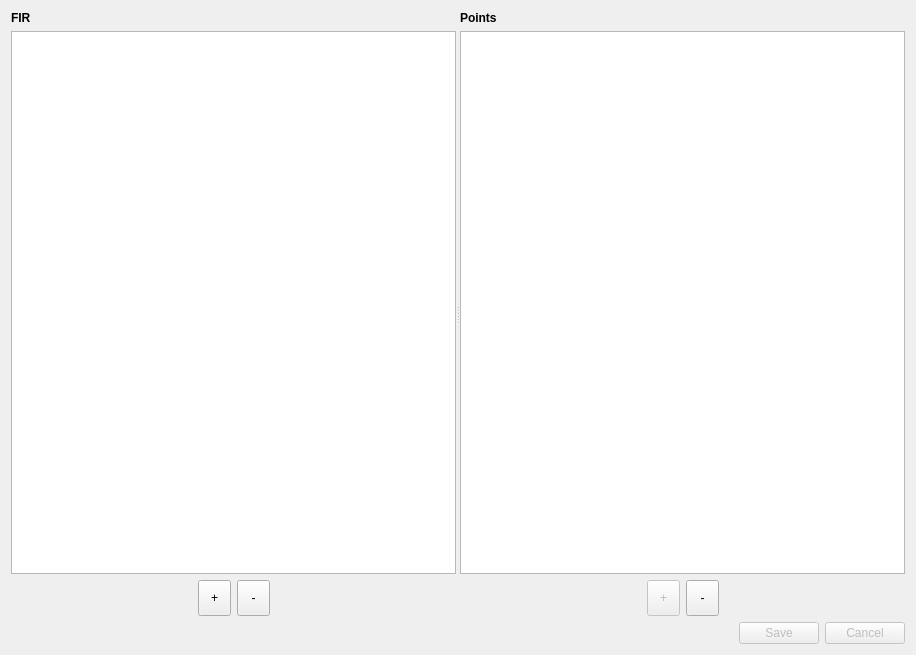
<?xml version="1.0" encoding="UTF-8"?>
<ui version="4.0">
 <class>FirEditor</class>
 <widget class="QWidget" name="FirEditor">
  <property name="geometry">
   <rect>
    <x>0</x>
    <y>0</y>
    <width>916</width>
    <height>655</height>
   </rect>
  </property>
  <property name="windowTitle">
   <string>FIR editor</string>
  </property>
  <layout class="QVBoxLayout" name="verticalLayout_3">
   <item>
    <widget class="QSplitter" name="splitter_2">
     <property name="orientation">
      <enum>Qt::Horizontal</enum>
     </property>
     <property name="childrenCollapsible">
      <bool>false</bool>
     </property>
     <widget class="QWidget" name="layoutWidget">
      <layout class="QVBoxLayout" name="verticalLayout">
       <item>
        <widget class="QLabel" name="label">
         <property name="font">
          <font>
           <weight>75</weight>
           <bold>true</bold>
          </font>
         </property>
         <property name="text">
          <string>FIR</string>
         </property>
        </widget>
       </item>
       <item>
        <widget class="QTableView" name="firView">
         <property name="selectionBehavior">
          <enum>QAbstractItemView::SelectRows</enum>
         </property>
         <property name="sortingEnabled">
          <bool>true</bool>
         </property>
         <property name="wordWrap">
          <bool>false</bool>
         </property>
         <attribute name="horizontalHeaderCascadingSectionResizes">
          <bool>true</bool>
         </attribute>
         <attribute name="horizontalHeaderStretchLastSection">
          <bool>true</bool>
         </attribute>
         <attribute name="verticalHeaderCascadingSectionResizes">
          <bool>true</bool>
         </attribute>
        </widget>
       </item>
       <item>
        <layout class="QHBoxLayout" name="horizontalLayout">
         <item>
          <spacer name="horizontalSpacer">
           <property name="orientation">
            <enum>Qt::Horizontal</enum>
           </property>
           <property name="sizeHint" stdset="0">
            <size>
             <width>40</width>
             <height>20</height>
            </size>
           </property>
          </spacer>
         </item>
         <item>
          <widget class="QToolButton" name="addFirButton">
           <property name="sizePolicy">
            <sizepolicy hsizetype="Preferred" vsizetype="Fixed">
             <horstretch>0</horstretch>
             <verstretch>0</verstretch>
            </sizepolicy>
           </property>
           <property name="minimumSize">
            <size>
             <width>33</width>
             <height>36</height>
            </size>
           </property>
           <property name="toolTip">
            <string>Add empty FIR</string>
           </property>
           <property name="text">
            <string>+</string>
           </property>
          </widget>
         </item>
         <item>
          <widget class="QToolButton" name="deleteFirButton">
           <property name="sizePolicy">
            <sizepolicy hsizetype="Preferred" vsizetype="Fixed">
             <horstretch>0</horstretch>
             <verstretch>0</verstretch>
            </sizepolicy>
           </property>
           <property name="minimumSize">
            <size>
             <width>33</width>
             <height>36</height>
            </size>
           </property>
           <property name="toolTip">
            <string>Delete selected FIR</string>
           </property>
           <property name="text">
            <string>-</string>
           </property>
          </widget>
         </item>
         <item>
          <spacer name="horizontalSpacer_2">
           <property name="orientation">
            <enum>Qt::Horizontal</enum>
           </property>
           <property name="sizeHint" stdset="0">
            <size>
             <width>40</width>
             <height>20</height>
            </size>
           </property>
          </spacer>
         </item>
        </layout>
       </item>
      </layout>
     </widget>
     <widget class="QWidget" name="layoutWidget_2">
      <layout class="QVBoxLayout" name="verticalLayout_2">
       <item>
        <widget class="QLabel" name="label_2">
         <property name="font">
          <font>
           <weight>75</weight>
           <bold>true</bold>
          </font>
         </property>
         <property name="text">
          <string>Points</string>
         </property>
        </widget>
       </item>
       <item>
        <widget class="QTableView" name="edgeView">
         <property name="selectionBehavior">
          <enum>QAbstractItemView::SelectRows</enum>
         </property>
         <property name="sortingEnabled">
          <bool>true</bool>
         </property>
         <property name="wordWrap">
          <bool>false</bool>
         </property>
         <attribute name="horizontalHeaderCascadingSectionResizes">
          <bool>true</bool>
         </attribute>
         <attribute name="horizontalHeaderStretchLastSection">
          <bool>true</bool>
         </attribute>
         <attribute name="verticalHeaderVisible">
          <bool>false</bool>
         </attribute>
         <attribute name="verticalHeaderCascadingSectionResizes">
          <bool>true</bool>
         </attribute>
        </widget>
       </item>
       <item>
        <layout class="QHBoxLayout" name="horizontalLayout_2">
         <item>
          <spacer name="horizontalSpacer_3">
           <property name="orientation">
            <enum>Qt::Horizontal</enum>
           </property>
           <property name="sizeHint" stdset="0">
            <size>
             <width>40</width>
             <height>20</height>
            </size>
           </property>
          </spacer>
         </item>
         <item>
          <widget class="QToolButton" name="addPointButton">
           <property name="enabled">
            <bool>false</bool>
           </property>
           <property name="sizePolicy">
            <sizepolicy hsizetype="Preferred" vsizetype="Fixed">
             <horstretch>0</horstretch>
             <verstretch>0</verstretch>
            </sizepolicy>
           </property>
           <property name="minimumSize">
            <size>
             <width>33</width>
             <height>36</height>
            </size>
           </property>
           <property name="toolTip">
            <string>Add empty point</string>
           </property>
           <property name="text">
            <string>+</string>
           </property>
          </widget>
         </item>
         <item>
          <widget class="QToolButton" name="deletePointButton">
           <property name="enabled">
            <bool>true</bool>
           </property>
           <property name="sizePolicy">
            <sizepolicy hsizetype="Preferred" vsizetype="Fixed">
             <horstretch>0</horstretch>
             <verstretch>0</verstretch>
            </sizepolicy>
           </property>
           <property name="minimumSize">
            <size>
             <width>33</width>
             <height>36</height>
            </size>
           </property>
           <property name="toolTip">
            <string>Delete selected point</string>
           </property>
           <property name="text">
            <string>-</string>
           </property>
          </widget>
         </item>
         <item>
          <spacer name="horizontalSpacer_4">
           <property name="orientation">
            <enum>Qt::Horizontal</enum>
           </property>
           <property name="sizeHint" stdset="0">
            <size>
             <width>40</width>
             <height>20</height>
            </size>
           </property>
          </spacer>
         </item>
        </layout>
       </item>
      </layout>
     </widget>
    </widget>
   </item>
   <item>
    <widget class="QDialogButtonBox" name="operButtons">
     <property name="enabled">
      <bool>false</bool>
     </property>
     <property name="standardButtons">
      <set>QDialogButtonBox::Cancel|QDialogButtonBox::Save</set>
     </property>
    </widget>
   </item>
  </layout>
 </widget>
 <resources/>
 <connections/>
 <slots>
  <slot>OnAddRecord()</slot>
  <slot>OnDeleteRecord()</slot>
  <slot>OnRuleButtons(QAbstractButton*)</slot>
  <slot>OnAddPointRecord()</slot>
  <slot>OnDeletePointRecord()</slot>
 </slots>
</ui>
